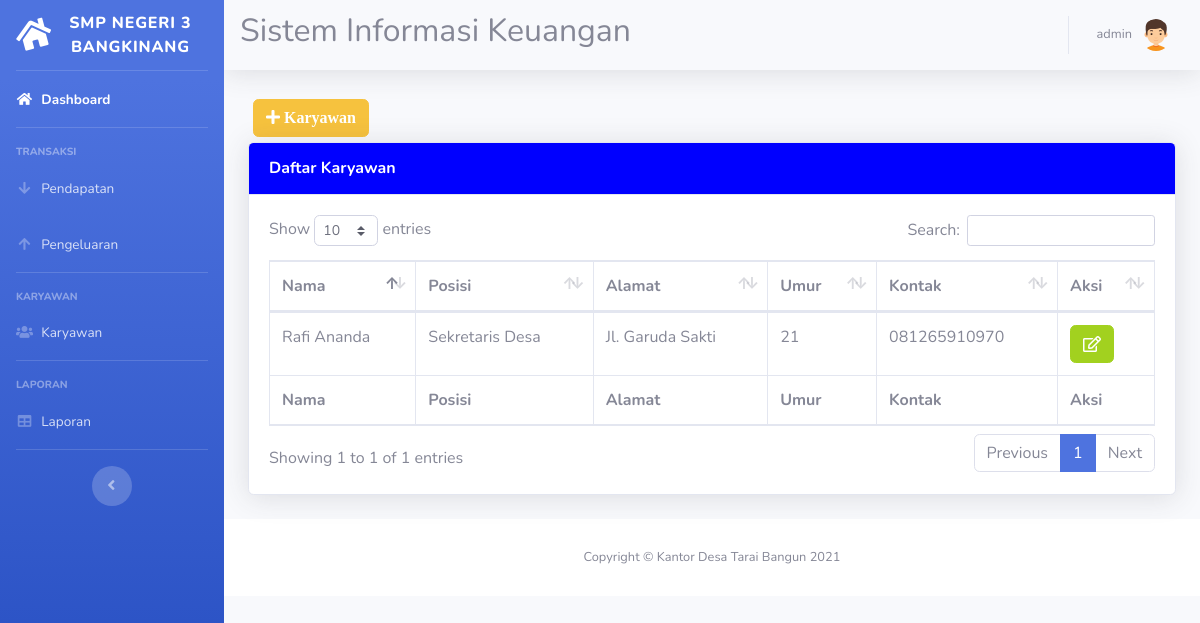
The app's page /karyawan.php (signed in) with its own data.
### tables this page shows
CREATE TABLE `karyawan` (
  `id_karyawan` int(11) NOT NULL,
  `nama` varchar(40) NOT NULL,
  `posisi` varchar(40) NOT NULL,
  `alamat` varchar(40) NOT NULL,
  `umur` varchar(5) NOT NULL,
  `kontak` varchar(15) NOT NULL
);

### karyawan.php (the view, shortened to what this page needs)
<!DOCTYPE html>
<html lang="en">
<head>
  <link href="vendor/fontawesome-free/css/all.min.css" rel="stylesheet" type="text/css">
  <link href="css/sb-admin-2.min.css" rel="stylesheet">
  <link href="vendor/datatables/dataTables.bootstrap4.min.css" rel="stylesheet">
</head>
<body id="page-top">
  <?php require 'koneksi.php'; ?>
  <?php require 'sidebar.php'; ?>
  <div id="content">
    <?php require 'navbar.php'; ?>
    <div class="container-fluid">
    <?php if ($_SESSION['role'] == '1') : ?>
      <button type="button" class="btn btn-warning" style="margin:5px" data-toggle="modal" data-target="#myModalTambah"><i class="fa fa-plus"> Karyawan</i></button><br>
    <?php endif;?>
      <div class="card shadow mb-4">
        <div class="card-header py-3" style="background-color: blue;">
          <h6 class="m-0 font-weight-bold text-primary">Daftar Karyawan</h6>
        </div>
        <div class="card-body">
          <div class="table-responsive">
            <table class="table table-bordered" id="dataTable" width="100%" cellspacing="0">
              <thead>
                <tr>
                  <th>Nama</th>
                  <th>Posisi</th>
                  <th>Alamat</th>
                  <th>Umur</th>
                  <th>Kontak</th>
                  <?php if ($_SESSION['role'] == '1') : ?>
                    <th>Aksi</th>
                  <?php endif; ?>
                </tr>
              </thead>
              <tfoot>
                <tr>
                  <th>Nama</th>
                  <th>Posisi</th>
                  <th>Alamat</th>
                  <th>Umur</th>
                  <th>Kontak</th>
                  <?php if ($_SESSION['role'] == '1') : ?>
                  <th>Aksi</th>
                <?php endif; ?>
                </tr>
              </tfoot>
              <tbody>
                <?php
                $query = mysqli_query($koneksi, "SELECT * FROM karyawan");
                while ($data = mysqli_fetch_assoc($query)) {
                ?>
                  <tr>
                    <td><?= $data['nama'] ?></td>
                    <td><?= $data['posisi'] ?></td>
                    <td><?= $data['alamat'] ?></td>
                    <td><?= $data['umur'] ?></td>
                    <td><?= $data['kontak'] ?></td>
                    <?php if ($_SESSION['role'] == '1') : ?>
                      <td>
                        <a href="#" type="button" class=" fa fa-edit btn btn-primary btn-md" data-toggle="modal" data-target="#myModal<?php echo $data['id_karyawan']; ?>"></a>
                      </td>
                      <?php endif; ?>
                  </tr>
          </div>
        <?php
                }
        ?>
        </div>
      </div>
    </div>
  </div>
  </div>
  <?php require 'footer.php' ?>
  </div>
</body>
</html>

### records on screen
karyawan: nama "Rafi Ananda", posisi "Sekretaris Desa", alamat "Jl. Garuda Sakti", umur "21", kontak "081265910970"

### other values on screen
$_SESSION['nama_pengguna'] "admin"
